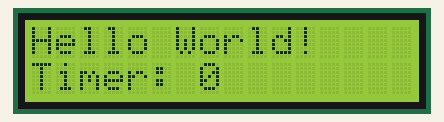
Recording of a sketch running on a simulated Arduino Uno, built with avr-gcc and run on an emulated ATmega328P. On the bench: 16×2 character LCD.

Above: at 0.1 s.
At 4.1 s:
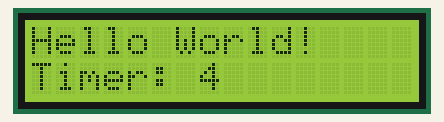
At 9.1 s:
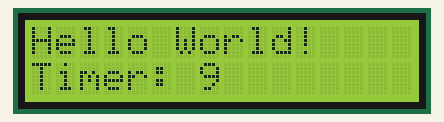
At 19.1 s:
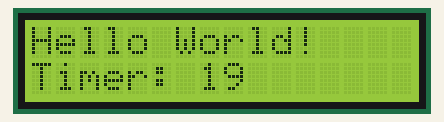
At 29.1 s:
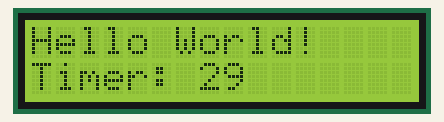
At 39.1 s:
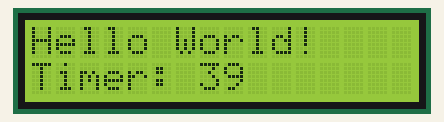

The sketch:

LCD.ino
```cpp
#include <LiquidCrystal.h>

const int rs = 12, en = 11, d4 = 5, d5 = 4, d6 = 3, d7 = 2;
unsigned long myTime;
LiquidCrystal lcd(rs,en,d4,d5,d6,d7);


void setup() {

  lcd.begin(16,2);
  lcd.print("Hello World!");

}

void loop() {

  lcd.setCursor(0, 1);
  lcd.print("Timer: ");
  myTime = millis();
  lcd.print(myTime/1000);


}
```

Measured:
- what the display in image 1 shows lasts 1.0 s, from 4.0 s to 5.0 s
